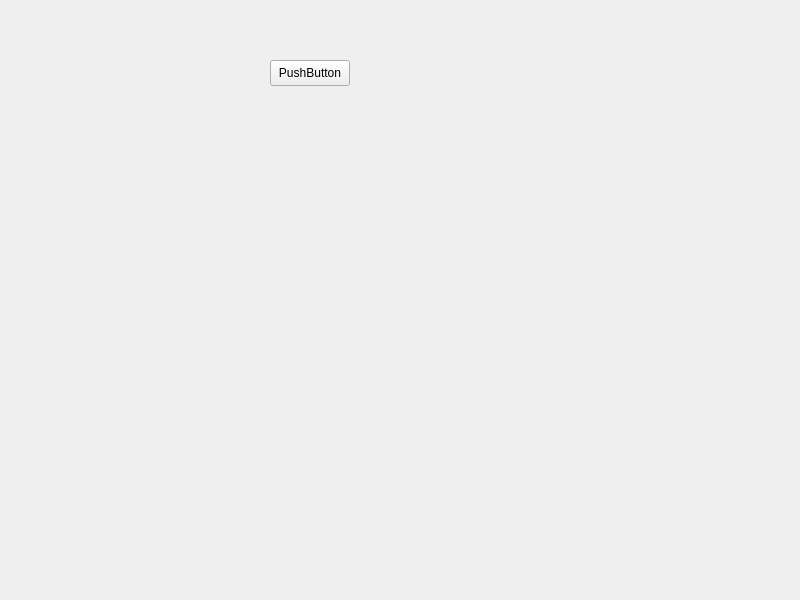
<?xml version="1.0" encoding="UTF-8"?>
<ui version="4.0">
 <class>Widget</class>
 <widget class="QWidget" name="Widget">
  <property name="geometry">
   <rect>
    <x>0</x>
    <y>0</y>
    <width>800</width>
    <height>600</height>
   </rect>
  </property>
  <property name="windowTitle">
   <string>Widget</string>
  </property>
  <widget class="QPushButton" name="pushButton">
   <property name="geometry">
    <rect>
     <x>270</x>
     <y>60</y>
     <width>80</width>
     <height>26</height>
    </rect>
   </property>
   <property name="text">
    <string>PushButton</string>
   </property>
  </widget>
 </widget>
 <resources/>
 <connections/>
</ui>
